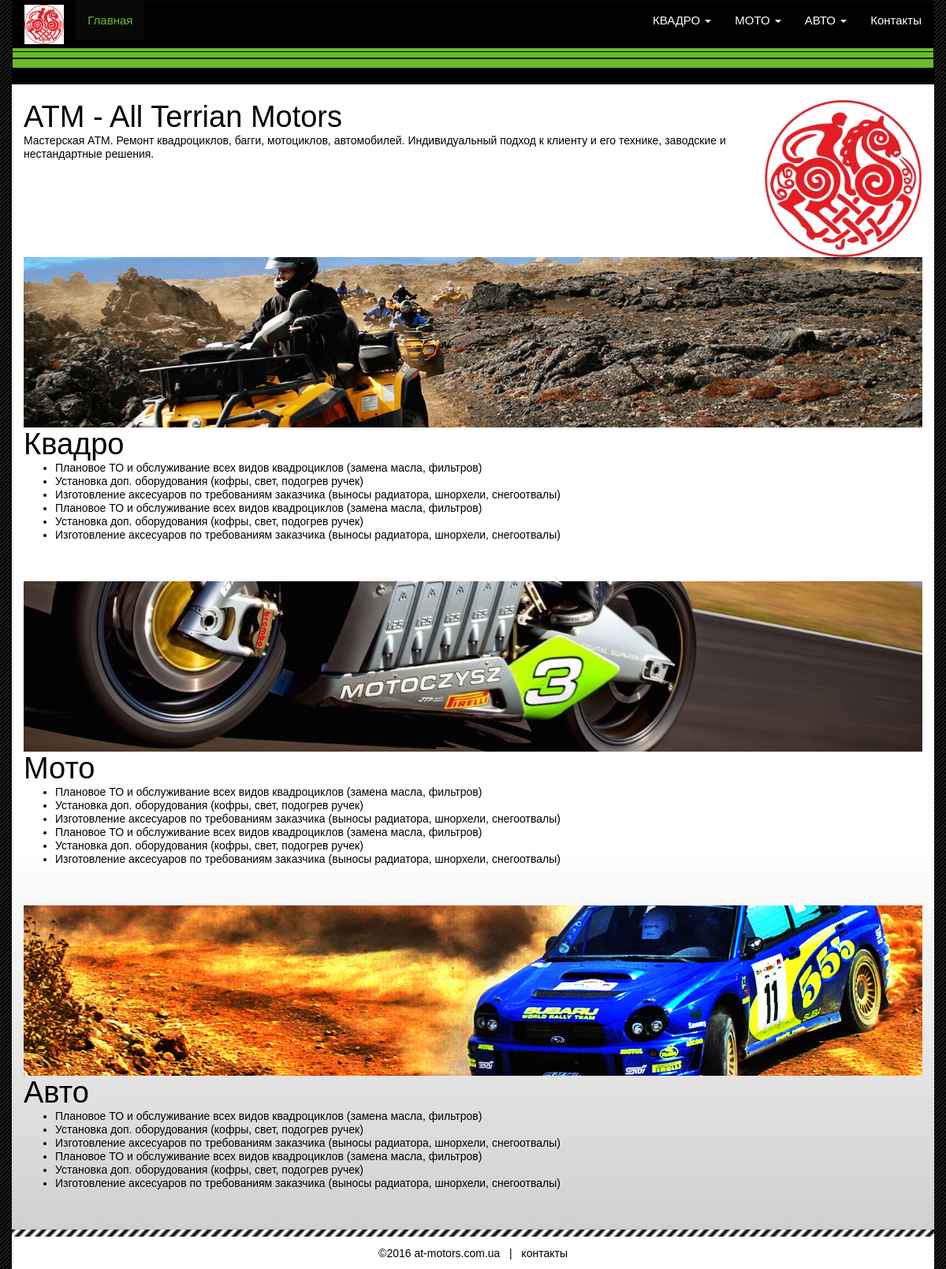
The page / on the database its author committed.
### tables this page shows
CREATE TABLE IF NOT EXISTS `category` (
  `id` int(11) NOT NULL,
  `parent_id` int(11) NOT NULL DEFAULT '0',
  `name` varchar(255) NOT NULL,
  `name_t` varchar(255) NOT NULL,
  `order` int(11) NOT NULL,
  `title` text NOT NULL,
  `description` text NOT NULL,
  `public` tinyint(1) NOT NULL DEFAULT '0',
  `hidden` tinyint(1) NOT NULL DEFAULT '0'
);

CREATE TABLE IF NOT EXISTS `pages` (
  `id` int(11) NOT NULL,
  `category_id` int(11) NOT NULL,
  `name` varchar(255) NOT NULL,
  `text` text NOT NULL,
  `date` int(11) NOT NULL DEFAULT '0',
  `title` text NOT NULL,
  `description` text NOT NULL,
  `no_delete` tinyint(1) NOT NULL DEFAULT '0'
);

### application/controllers/Main.php (called while the page is built, shortened)
<?php
class Main extends CI_Controller {
     function __construct() {
          $this->load->model('pages_model');
     }
     public function index()
     {
          $this->load->view('index', ['content' => $this->pages_model->getOne(20)]);
     }
}

### index.php (called while the page is built, shortened)
<?php
require_once BASEPATH.'core/CodeIgniter.php';

### application/models/Category_model.php (called while the page is built, shortened)
<?php
class Category_model extends CI_Model
{
    function get_list($only_public = false)
    {
        if ($only_public) {
            $this->db->where('public', 1);
        }
        $result = $this->db->where('parent_id', 0)
                           ->where('hidden', 0)
                           ->order_by('order', 'ASC')
                           ->get('category')
                           ->result();
        return $result;
    }
}

### application/helpers/top_menu_helper.php (called while the page is built, shortened)
<?php  if (!defined('BASEPATH')) exit('No direct script access allowed');
if (! function_exists('top_menu_links'))
{
     function top_menu_links($admin = false)
     {
          $ci = & get_instance();
          $ci->load->model('category_model');
          $ci->load->model('pages_model');
          $template = ($admin) ? 'admin/inc/top_menu' : 'inc/top_menu';
          $list = $ci->category_model->get_list(true);
          foreach ($list as $key => $val) {
               $list[$key]->pages = $ci->pages_model->getListByCategory($val->id);
          }
          return $ci->load->view($template, ['categories_list' => $list], true);
     }
}

### application/models/Pages_model.php (called while the page is built, shortened)
<?php
class Pages_model extends CI_Model
{
     function getListByCategory($category_id)
     {
        $result = $this->db->where('category_id', $category_id)
                           ->get('pages')
                           ->result();
        return $result;
    }
    function getOne($id)
    {
        $res = $this->db->where('id', $id)
                    ->get('pages')
                    ->result();
        return isset($res[0]) ? $res[0] : false;
    }
}

### application/views/index.php (the view)
<? $this->load->view('inc/head'); ?>
</head>
<body>
     <? $this->load->view('inc/top'); ?>
     <div class="container main">
          <?=$content->text;?>
     </div>
     <? $this->load->view('inc/footer');?>
</body>
</html>

### application/views/inc/head.php (shortened to what this page needs)
<!DOCTYPE html>
<html lang="ru">
<head>
    <link href="/vendor/twbs/bootstrap/dist/css/bootstrap.min.css" rel="stylesheet"/>
    <link href="/www/css/main.css" rel="stylesheet"/>

### application/views/inc/top.php (shortened to what this page needs)
<div class="container no-padding">
     <nav class="navbar navbar-inverse">
          <div class="navbar-header">
               <a class="navbar-brand" href="<?=site_url();?>">
                    <img alt="ATM" src="/www/images/logo_top.jpg">
               </a>
          </div>
          <div class="collapse navbar-collapse" id="bs-example-navbar-collapse-1">
               <ul class="nav navbar-nav navbar-left">
                    <li class="active"><a href="<?=site_url();?>">Главная <span class="sr-only">(current)</span></a></li>
               </ul>
               <ul class="nav navbar-nav navbar-right">
                    <?=top_menu_links();?>
                    <li><a href="<?=site_url('contact');?>">Контакты</a></li>
               </ul>
          </div>
     </nav>
</div>

### application/views/inc/top_menu.php (shortened to what this page needs)
<? foreach ($categories_list as $one_cat) { ?>
     <li class="dropdown">
          <a href="#" class="dropdown-toggle" data-toggle="dropdown" role="button" aria-haspopup="true" aria-expanded="false"><?=$one_cat->name;?> <span class="caret"></span></a>
     </li>
<? } ?>

### application/views/inc/footer.php
<footer class="container">
     ©<?=date('Y',time());?> <a href="/">at-motors.com.ua</a>&nbsp;&nbsp;&nbsp;|&nbsp;&nbsp;&nbsp;<a href="#">контакты</a>
</footer>

### www/css/main.css (style rules this page uses)
* { font-family: arial,verdana,sans-serif !important; }
body { background: url('/www/images/bg.png'); }
.container { background: #000; }
.no-padding { padding: 0px; }
.navbar-inverse .navbar-brand { padding-top: 5px; padding-bottom: 0px; }
.navbar-brand img { max-height: 50px; }
.navbar-nav li { font-size: 15px; }
.navbar-nav a.dropdown-toggle { text-transform: uppercase; }
.navbar-inverse .navbar-nav > li > a { color: #fff; }
.navbar-inverse .navbar-nav > .active > a, .navbar-inverse .navbar-nav > .active > a:focus, .navbar-inverse .navbar-nav > .active > a:hover { color: #69be28; }
.navbar-inverse { border-radius: 0px; height: 87px; background-image: url('/www/images/top-bg.png'); }
footer.container { background-image: url('/www/images/footer-bg.png'); background-position: top; background-color: #fff; background-repeat: repeat-x; height: 50px; padding-top: 20px; text-align: center; }
footer, footer a { color:#000; }
.main { padding-top: 20px; background: rgba(0, 0, 0, 0) linear-gradient(#fff, #fff, #fff, #d0d0d0) repeat scroll left center; font: 14px/17px delta_prolight,arial,sans-serif; color: #000; }
.main .title { font: 38px delta_promedium,arial,sans-serif; }
.main article { margin-bottom: 50px; }
.index-logo { max-width: 200px; float: right; }

### rows shown on the page
category: name "КВАДРО"
category: name "МОТО"
category: name "АВТО"
pages: text (picture), text "ATM - All Terrian Motors Мастерская ATM. Ремонт квадроциклов, багги, мотоциклов, автомобилей. Индивидуальный подход к клиенту и его технике, заводские и нестандартные решения. Квадро Плановое ТО и обслуживание всех видов квадроциклов (замена масла, фильтров) Установка доп. оборудования (кофры, свет, подогрев ручек) Изготовление аксесуаров по требованиям заказчика (выносы радиатора, шнорхели, снегоотвалы) Плановое ТО и обслуживание всех видов квадроциклов (замена масла, фильтров) Установка доп. оборудования (кофры, свет, подогрев ручек) Изготовление аксесуаров по требованиям заказчика (выносы радиатора, шнорхели, снегоотвалы) Мото Плановое ТО и обслуживание всех видов квадроциклов (замена…"
